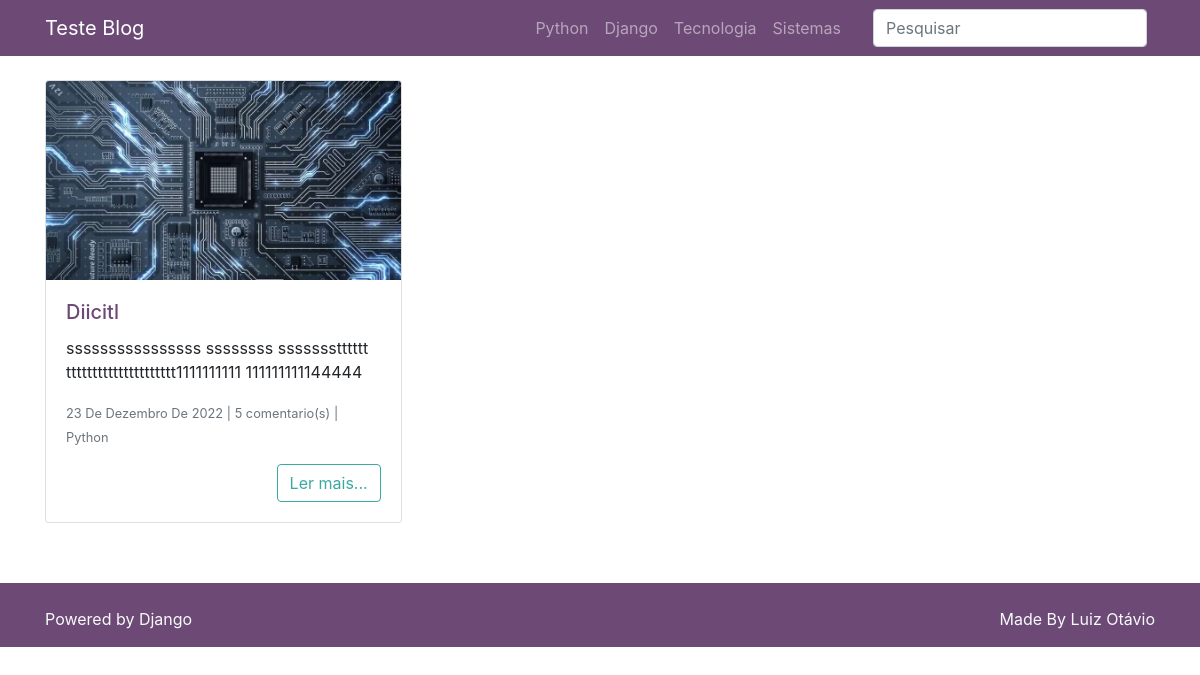
The page /categoria/python on the database its author committed.
### posts/models.py (models this page shows, shortened)
class Post(models.Model):
    titulo_post = models.CharField(max_length=255, verbose_name='Titulo')
    autor_post = models.ForeignKey(User, on_delete=models.DO_NOTHING, verbose_name='Auto')
    data_post = models.DateTimeField(default=timezone.now(), verbose_name='Data')
    conteudo_post = models.TextField()
    excerto_post = models.TextField()
    categoria_post = models.ForeignKey(Categoria, on_delete=models.DO_NOTHING, blank=True, null=True,
                                       verbose_name='Categoria')
    imagem_post = models.ImageField(upload_to='post_img/%Y/%m/%d', blank=True, null=True)
    publicado_post = models.BooleanField(default=False, verbose_name='Publicado')

### categorias/models.py (models this page shows)
class Categoria(models.Model):
    nome_cat = models.CharField(max_length=50)
    def __str__(self):
        return self.nome_cat

### posts/views.py (the view)
# urls.py: path('categoria/<str:categoria>', views.PostCategoria.as_view(), name='post_categoria'),
class PostCategoria(PostIndex):
    template_name = 'posts/post_categoria.html'
    def get_queryset(self):
        qs = super().get_queryset()
        categoria = self.kwargs.get('categoria', None)
        if not categoria:
            return qs
        qs = qs.filter(categoria_post__nome_cat__iexact=categoria)
        return qs

### posts/views.py (called while the page is built)
    def get_queryset(self):
        qs = super().get_queryset()
        qs = qs.select_related('categoria_post')
        qs = qs.order_by('-id').filter(publicado_post=True)
        qs = qs.annotate(
            numero_comentarios=Count(
                Case(
                    When(comentarios__publicado_comentario=True, then=1)
                )
            )
        )
        return qs

    def get_context_data(self, *, object_list=None, **kwargs):
        contexto = super(PostIndex, self).get_context_data(**kwargs)
        contexto['connection'] = connection
        return contexto

### posts/templates/posts/post_categoria.html (shortened to what this page needs)
{% extends 'base.html' %}
{% load humanize %}
{% block conteudo %}
<div class="card-columns mt-4">
    {% for post in posts %}
    <div class="card">
        {% if post.imagem_post %}
        <a href="{% url 'post_detalhes' post.id %}">
            <img class="card-img-top"
                 src="{{ post.imagem_post.url }}"
                 alt="{{post.titulo_post}}">
        </a>
        {% endif %}
        <div class="card-body">
            <h5 class="card-title">
                <a href="{% url 'post_detalhes' post.id %}">
                    {{ post.titulo_post }}
                </a>
            </h5>
            <p class="card-text">{{ post.excerto_post }}</p>
            <p class="card-text">
                <small class="text-muted">
                    {{ post.data_post|naturalday|title }}
                    |
                    {{ post.numero_comentarios }} comentario(s)
                    |
                    {{ post.categoria_post }}</small>
            </p>
            <div class="text-right">
                <a href="{% url 'post_detalhes' post.id %}" class="btn btn-outline-secondary">Ler mais...</a>
            </div>
        </div>
    </div>
    {% endfor %}
</div>
{% endblock %}

### rows shown on the page
Post: imagem_post (picture), titulo_post "Diicitl", excerto_post "ssssssssssssssss ssssssss ssssssstttttt ttttttttttttttttttttt1111111111 111111111144444", data_post "23 De Dezembro De 2022", numero_comentarios "5", categoria_post "Python"
